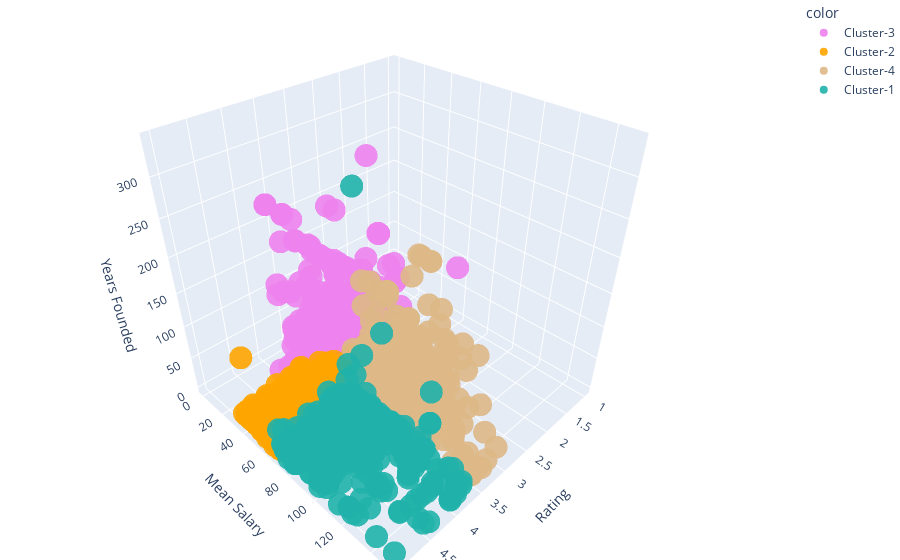

Here is the notebook cell this chart was saved with:
### Code cell
#heat map
colors = ['violet','orange', 'burlywood', 'lightseagreen']

cluster_names = {
    0: 'Cluster-1',
    1: 'Cluster-2',
    2: 'Cluster-3',
    3: 'Cluster-4'
}

fig3d = px.scatter_3d(df2, x='Rating', y='Mean Salary', z='Years Founded', 
                      color=[cluster_names[label] for label in y_predict],
                      color_discrete_sequence=colors,
                      opacity=0.9, 
                      size_max=5)

fig3d.update_layout(margin=dict(l=0, r=0, b=0, t=0))

fig3d.show()

### Figure 1 — Plotly figure (JSON) as saved in the notebook; plotly's stock layout.template omitted (floating-point values rounded to 4 significant figures; data arrays with more than 128 entries replaced by an {"elided": "..."} marker saying what was removed)
{"data": [{"hovertemplate": "color=Cluster-3<br>Rating=%{x}<br>Mean Salary=%{y}<br>Years Founded=%{z}<extra></extra>", "legendgroup": "Cluster-3", "marker": {"color": "violet", "opacity": 0.9, "symbol": "circle"}, "mode": "markers", "name": "Cluster-3", "scene": "scene", "showlegend": true, "type": "scatter3d", "x": {"elided": "470 float values"}, "y": {"elided": "470 float values"}, "z": {"elided": "470 int values"}}, {"hovertemplate": "color=Cluster-2<br>Rating=%{x}<br>Mean Salary=%{y}<br>Years Founded=%{z}<extra></extra>", "legendgroup": "Cluster-2", "marker": {"color": "orange", "opacity": 0.9, "symbol": "circle"}, "mode": "markers", "name": "Cluster-2", "scene": "scene", "showlegend": true, "type": "scatter3d", "x": {"elided": "329 float values"}, "y": {"elided": "329 float values"}, "z": {"elided": "329 int values"}}, {"hovertemplate": "color=Cluster-4<br>Rating=%{x}<br>Mean Salary=%{y}<br>Years Founded=%{z}<extra></extra>", "legendgroup": "Cluster-4", "marker": {"color": "burlywood", "opacity": 0.9, "symbol": "circle"}, "mode": "markers", "name": "Cluster-4", "scene": "scene", "showlegend": true, "type": "scatter3d", "x": {"elided": "407 float values"}, "y": {"elided": "407 float values"}, "z": {"elided": "407 int values"}}, {"hovertemplate": "color=Cluster-1<br>Rating=%{x}<br>Mean Salary=%{y}<br>Years Founded=%{z}<extra></extra>", "legendgroup": "Cluster-1", "marker": {"color": "lightseagreen", "opacity": 0.9, "symbol": "circle"}, "mode": "markers", "name": "Cluster-1", "scene": "scene", "showlegend": true, "type": "scatter3d", "x": {"elided": "367 float values"}, "y": {"elided": "367 float values"}, "z": {"elided": "367 int values"}}], "layout": {"legend": {"title": {"text": "color"}, "tracegroupgap": 0}, "margin": {"b": 0, "l": 0, "r": 0, "t": 0}, "scene": {"domain": {"x": [0, 1], "y": [0, 1]}, "xaxis": {"title": {"text": "Rating"}}, "yaxis": {"title": {"text": "Mean Salary"}}, "zaxis": {"title": {"text": "Years Founded"}}}}}
